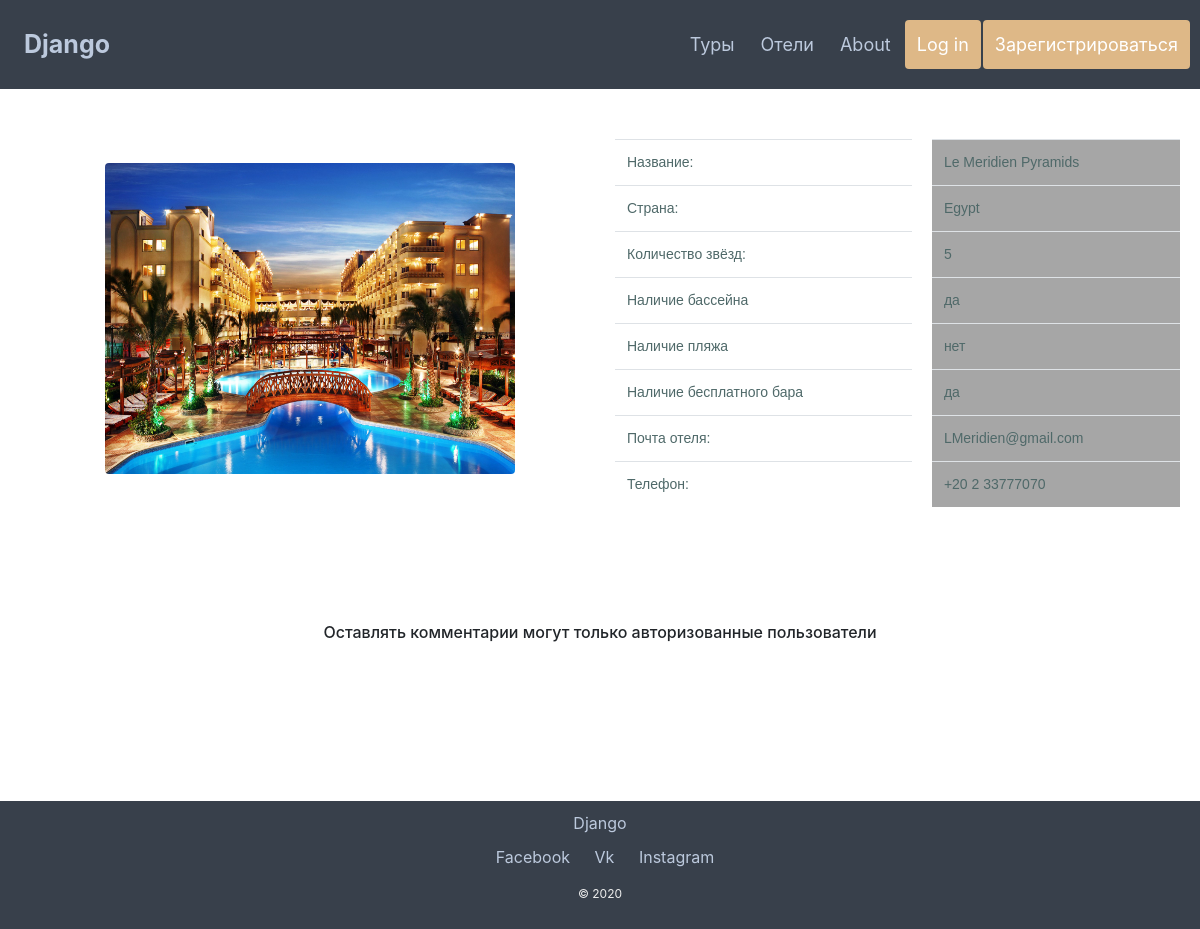
The app's page /tours/hotels/3/ with its own data.
### tours/models.py (models this page shows, shortened)
class Hotel(models.Model):
    hotel_name = models.CharField(max_length=255, unique=True, verbose_name='Название отеля')
    stars_count = models.IntegerField(verbose_name='Количество звёзд', default=0)
    country = models.CharField(max_length=40, verbose_name='Страна')
    hotel_phone = models.CharField(max_length=255, verbose_name='Контакты')
    hotel_mail = models.EmailField(verbose_name='Почта отеля')
    pool = models.BooleanField(default=False, verbose_name='Наличие бассейна')
    beach = models.BooleanField(default=False, verbose_name='Наличие пляжа(рядом)')
    bar_free = models.BooleanField(default=False, verbose_name='Наличие бесплатного бара')
    photo = models.ImageField(verbose_name='Фото отеля', upload_to='photos')
    class Meta:
        ordering = ['hotel_name']

### tours/views.py (the view)
# urls.py: url(r'^hotels/([0-9]+)/$', views.individual, name='individual'),
def individual(request, hotel_id):
    message = None
    if 'message' in request.GET:
        message = request.GET['message']
    return render(
        request,
        'hotel.html',
        {
            'hotel': Hotel.objects.get(id=hotel_id),
            'message': message,
            'latest_messages':
                Message.objects
                .filter(chat_id=hotel_id)
                .order_by('-pub_date')[:5]
        }
    )

### templates/hotel.html (shortened to what this page needs)
{% extends 'base.html' %}
{% block main %}
<div class="row colwh">
   <div class="col-6 logo">
      <img src="{{ MEDIA_ROOT }}{{ hotel.photo.url }}"   class="rounded sz" alt="Cinque Terre">
   </div>
   <div class="col-6 .table-responsive-sm ty">
      <table class="table table_col">
         <colgroup>
            <col class="whitecol">
            <col class="clrr">
         </colgroup>
         <tr>
            <td>Название:</td>
            <td>{{ hotel.hotel_name }}</td>
         </tr>
         <tr>
            <td>Страна:</td>
            <td>{{ hotel.country }}</td>
         </tr>
         <tr>
            <td>Количество звёзд:</td>
            <td>{{ hotel.stars_count }}</td>
         </tr>
         <tr>
            <td>Наличие бассейна</td>
                {% if hotel.pool %}
                    <td>да</td>
                {% else %}
                    <td>нет</td>
                {% endif %}
         </tr>
         <tr>
            <td>Наличие пляжа</td>
                {% if hotel.beach %}
                    <td>да</td>
                {% else %}
                    <td>нет</td>
                {% endif %}
         </tr>
         <tr>
            <td>Наличие бесплатного бара</td>
                {% if hotel.bar_free %}
                    <td>да</td>
                {% else %}
                    <td>нет</td>
                {% endif %}
         </tr>
         <tr>
            <td>Почта отеля:</td>
            <td>{{ hotel.hotel_mail }}</td>
         </tr>
         <tr>
            <td>Телефон:</td>
            <td>{{ hotel.hotel_phone }}</td>
         </tr>
      </table>
   </div>
</div>
<div class="comm">
   <div class="u">
      {% if user.is_authenticated %}
          <h4 class="imglink">Комментарии</h4>
          <form action="post/" method="post">
             {% csrf_token %}
             <div class="input-group mb-3">
                <input type="text"
                   class="form-control"
                   placeholder="Your message"
                   name="message"/>
                <div class="input-group-append">
                   <input class="btn btn-success"
                      type="submit"
                      value="Send"/>
                </div>
             </div>
          </form>
      {% else %}
          <h6 class="halfmrg">Оставлять комментарии могут только авторизованные пользователи</h6>
      {% endif %}
   </div>
</div>
{% endblock %}

### static/css/style.css (style rules this page uses)
body { overflow-x: hidden; }
.logo { display: flex; align-items: center; justify-content: center; }
.colwh { background-color: white }
* { box-sizing: border-box; }
body { margin: 0; font-family: Arial; }
.sz { margin-top: 15px; margin-left: 35px; height: 70%; width: 70%; }
.ty { top: 20px; padding: 30px; text-align: center }
.table_col { font-family: "Lucida Sans Unicode", "Lucida Grande", Sans-Serif; font-size: 14px; width: 660px; background: white; text-align: left; border-collapse: collapse; color: #3E4347; }
.table_col th:first-child, .table_col td:first-child { color: #4f6969; border-left: none; }
.table_col td { border-right: 20px solid white; border-left: 20px solid white; padding: 12px 10px; color: #4f6969; }
.whitecol { background-color: white }
.clrr { background: rgba(43, 43, 43, 0.42); }
.comm { justify-content: center; text-align: center; margin-top: 40px }
.u { width: 60%; display: inline-block; }
.halfmrg { margin-top: 50px }

### records on screen
Hotel: photo (picture), hotel_name "Le Meridien Pyramids", country "Egypt", stars_count "5", hotel_mail "LMeridien@gmail.com", hotel_phone "+20 2 33777070"
